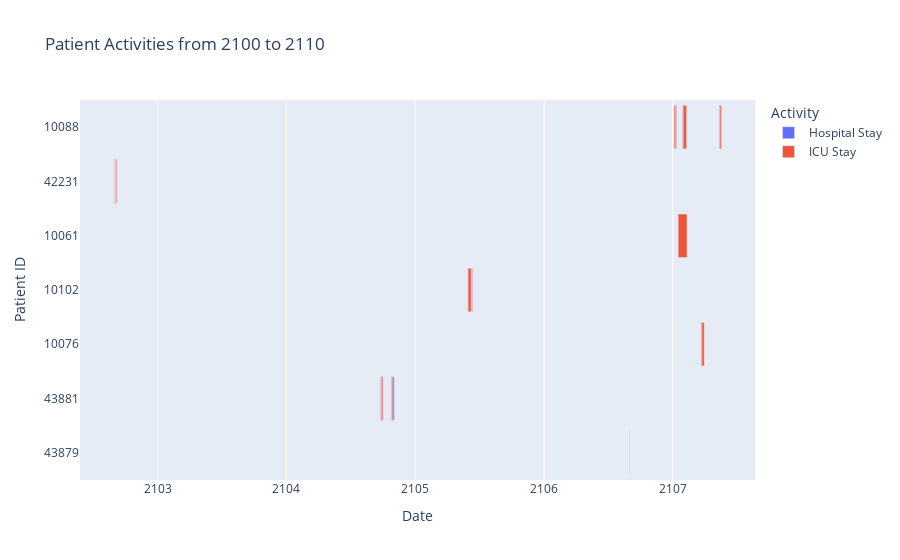
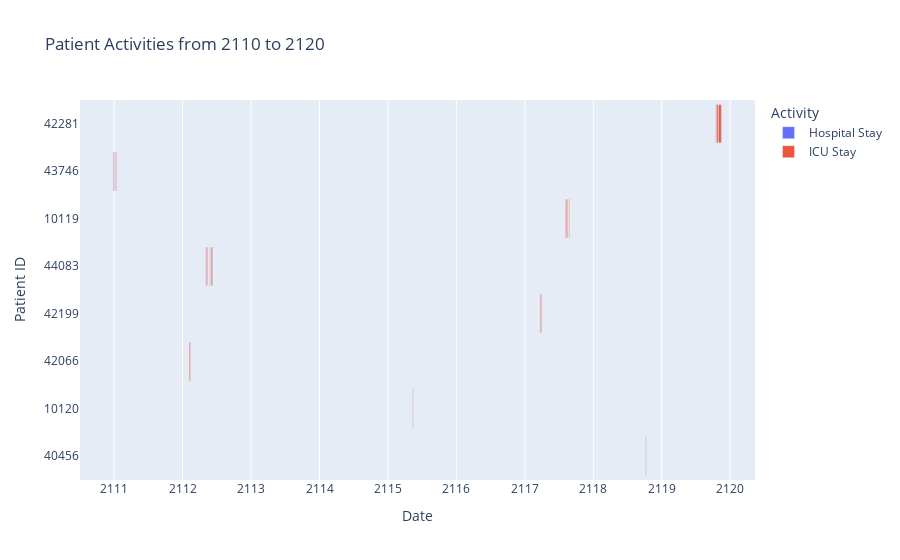
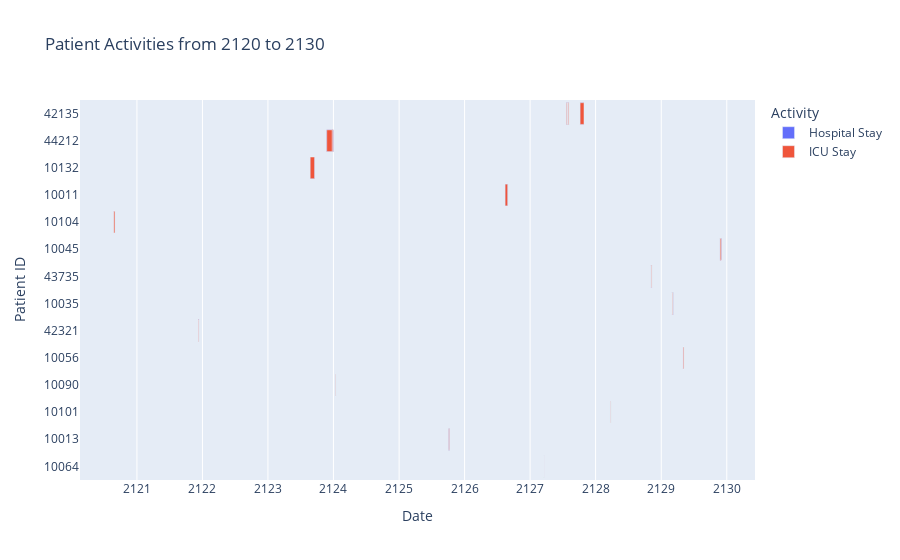
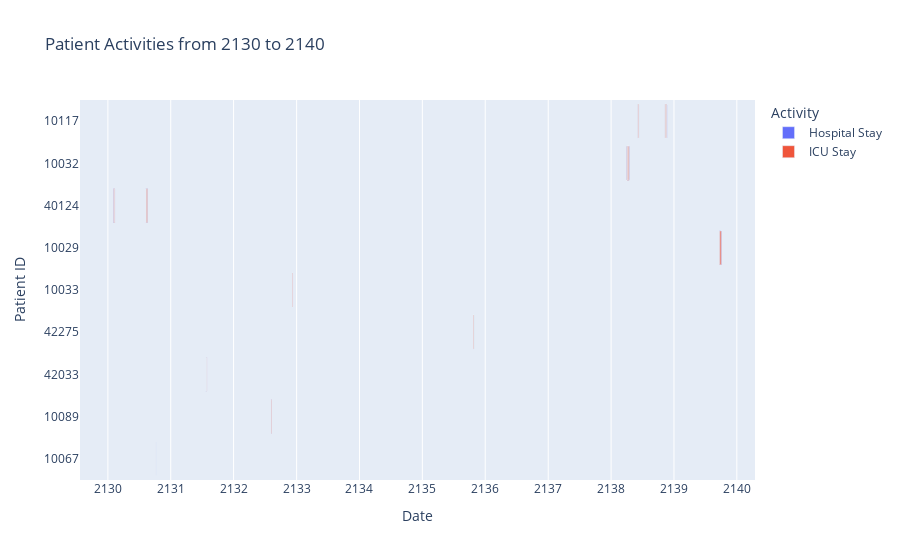

Notebook code for these charts, in order:
### Code cell
# plotting patients  hospitalization timeline

# Transform data for visualization
events = []
for i, row in df_merge.iterrows():
    events.append({'Case ID': row['subject_id'], 'Start': row['admittime'], 'End': row['dischtime'], 'Activity': 'Hospital Stay'})
    events.append({'Case ID': row['subject_id'], 'Start': row['intime'], 'End': row['outtime'], 'Activity': 'ICU Stay'})

events_df = pd.DataFrame(events)
events_df['Start'] = pd.to_datetime(events_df['Start'])
events_df['End'] = pd.to_datetime(events_df['End'])
events_df['Case ID'] = events_df['Case ID'].astype(str)

start_year = 2100
end_year = 2200
interval = 10  # years

# # Set up the figure for subplots
# fig, axes = plt.subplots(nrows=(end_year - start_year) // interval, ncols=1, figsize=(10, 20), sharey=True)

# # Define colors and markers
# colors = {'Hospital Stay': 'blue', 'ICU Stay': 'red'}
# markers = {'Hospital Stay': 'o', 'ICU Stay': 's'}

# for i, ax in enumerate(axes):
#     decade_start = start_year + i * interval
#     decade_end = decade_start + interval
#     mask = (events_df['Start'].dt.year >= decade_start) & (events_df['Start'].dt.year < decade_end)

#     # Filter data for the decade
#     decade_data = events_df[mask]

#     for _, event in decade_data.iterrows():
#         ax.scatter(event['Start'], event['Case ID'], color=colors[event['Activity']], marker=markers[event['Activity']], s=100, alpha=0.5)

#     # Set the title for each subplot
#     ax.set_title(f'Decade: {decade_start} - {decade_end}')
#     ax.set_xlim([pd.Timestamp(f'{decade_start}-01-01'), pd.Timestamp(f'{decade_end}-01-01')])

#     # Set major ticks format
#     ax.xaxis.set_major_locator(mdates.YearLocator())
#     ax.xaxis.set_major_formatter(mdates.DateFormatter('%Y'))

# # Set common labels
# plt.xlabel('Date')
# plt.ylabel('Patient ID')
# fig.tight_layout()  # Adjust layout to prevent overlap
# plt.show()


figs = []
for decade_start in range(start_year, end_year, interval):
    decade_end = decade_start + interval
    # Filter data for the decade
    mask = (events_df['Start'].dt.year >= decade_start) & (events_df['Start'].dt.year < decade_end)
    decade_data = events_df[mask]

    # Create a Plotly express timeline chart for the filtered data
    fig = px.timeline(decade_data, x_start="Start", x_end="End", y="Case ID", color="Activity",
                      labels={"Case ID": "Patient ID"},
                      title=f"Patient Activities from {decade_start} to {decade_end}")
    
    fig.update_xaxes(dtick="M12", tickformat="%Y", title="Date")
    fig.update_yaxes(categoryorder="total ascending")
    fig.update_layout(autosize=True)

    figs.append(fig)

for f in figs:
    f.show()

# fig = px.timeline(events_df, x_start="Start", x_end="End", y="Case ID", color="Activity", title="Hospital and ICU Stays per Patient")
# fig.update_yaxes(categoryorder="total ascending")  # Ensure that the y-axis is sorted by patient ID
# fig.update_layout(xaxis_title='Date', yaxis_title='Patient ID', xaxis_rangeslider_visible=True)
# fig.show()
